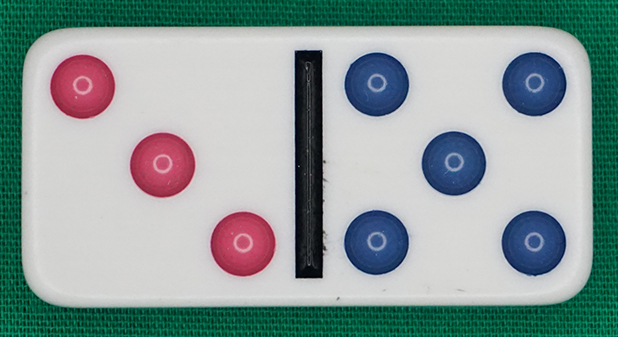
#> input picture xlh-cv-tutorial/2 Grundlagen der Bildverarbeitung/8 Übung Konturenselektion (Dominosteine)/TA1 Graustufenumwandlung/img/domino_1.jpg, 618 x 337 px
$ python solution_gray_scale.py
#> lines starting #> are read from the running program, lines starting #| are printed output that depends on the picture; after the words box and inside, x2 and y2 are one past the last pixel; in counts of white or black regions, pixels touching at a corner belong together
import cv2
import numpy as np

# definiere den Font und die Farbe
font = cv2.FONT_HERSHEY_SIMPLEX
WHITE = 255
RED = (0, 0, 255)

# lade Bild von der Datei in ein NumPy Array
image = cv2.imread('img/domino_1.jpg')[4:-4, 4:-4]
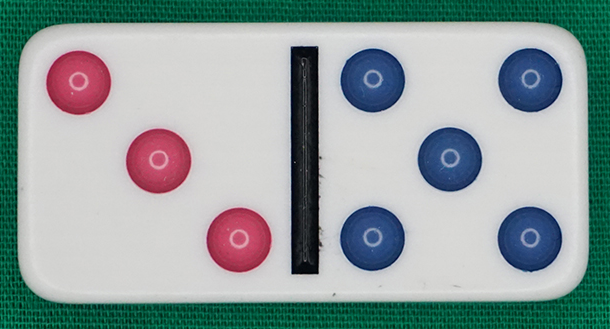
#> image: shape (329, 610, 3); mean B, G, R 157.3, 157.9, 143.6
gray = cv2.cvtColor(image, cv2.COLOR_BGR2GRAY)
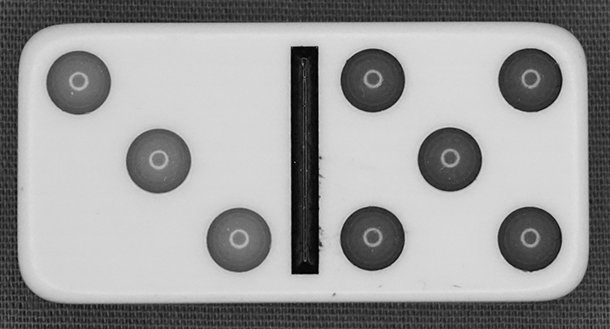
#> gray: shape (329, 610); min 0, max 226, mean 153.6

# Zusammenfassung der Ausganslage und der Bearbeitung
image = cv2.putText(image, 'Original', (25, 25), font, 0.8, RED, 2, cv2.LINE_AA)
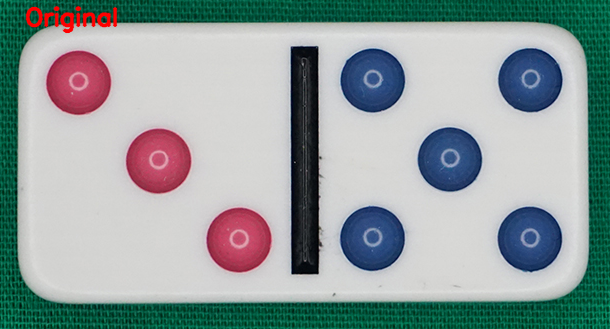
#> image: shape (329, 610, 3); 0.65% of pixels changed, all inside (x1, y1, x2, y2) = (25, 6, 118, 34)
gray = cv2.putText(gray, 'Graustufenbild', (25, 25), font, 0.8, WHITE, 2, cv2.LINE_AA)
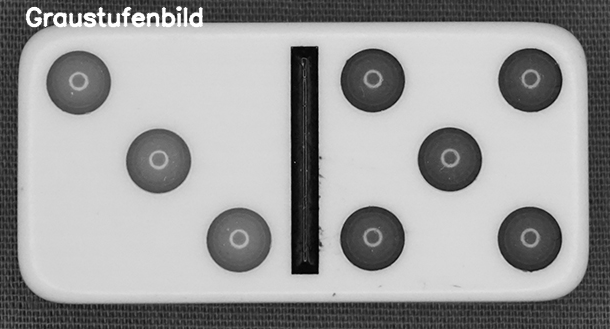
#> gray: shape (329, 610); 1.19% of pixels changed, all inside (x1, y1, x2, y2) = (25, 6, 204, 28)
result_1 = np.hstack([image])
result_2 = np.hstack([gray])

# schreibe das Bild in eine Datei
cv2.imwrite('img/gray_scale.png', result_2[0:-2, 0:-2])
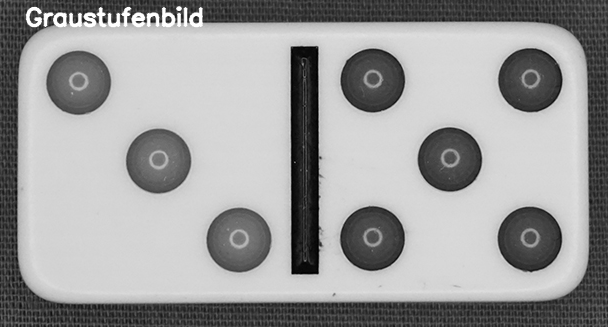
#> saved as gray_scale.png: shape (327, 608); min 0, max 255, mean 155.9

# Anzeige auf dem Bildschirm
cv2.imshow('Ausgabe_farbig', result_1)
cv2.moveWindow('Ausgabe_farbig', 100, 100)
cv2.imshow('Ausgabe_monochrom', result_2)
cv2.moveWindow('Ausgabe_monochrom', 100, 460)
cv2.waitKey(0)

$ run again, with xlh-cv-tutorial/2 Grundlagen der Bildverarbeitung/8 Übung Konturenselektion (Dominosteine)/TA1 Graustufenumwandlung/img/domino_2.jpg copied over xlh-cv-tutorial/2 Grundlagen der Bildverarbeitung/8 Übung Konturenselektion (Dominosteine)/TA1 Graustufenumwandlung/img/domino_1.jpg
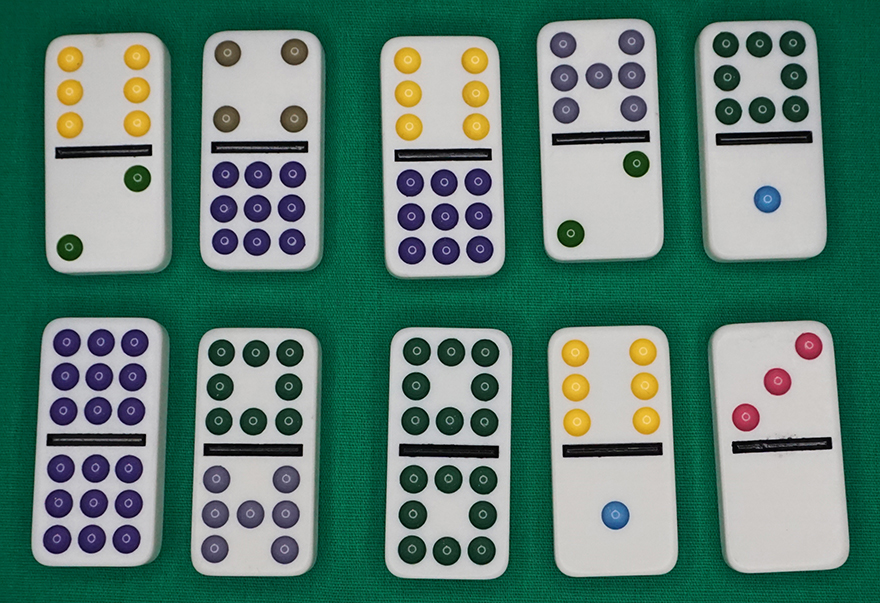
#> input picture xlh-cv-tutorial/2 Grundlagen der Bildverarbeitung/8 Übung Konturenselektion (Dominosteine)/TA1 Graustufenumwandlung/img/domino_2.jpg, 880 x 603 px
#> `image = cv2.putText(image, 'Original', (25, 25), font, 0.8, RED, 2, cv..`:
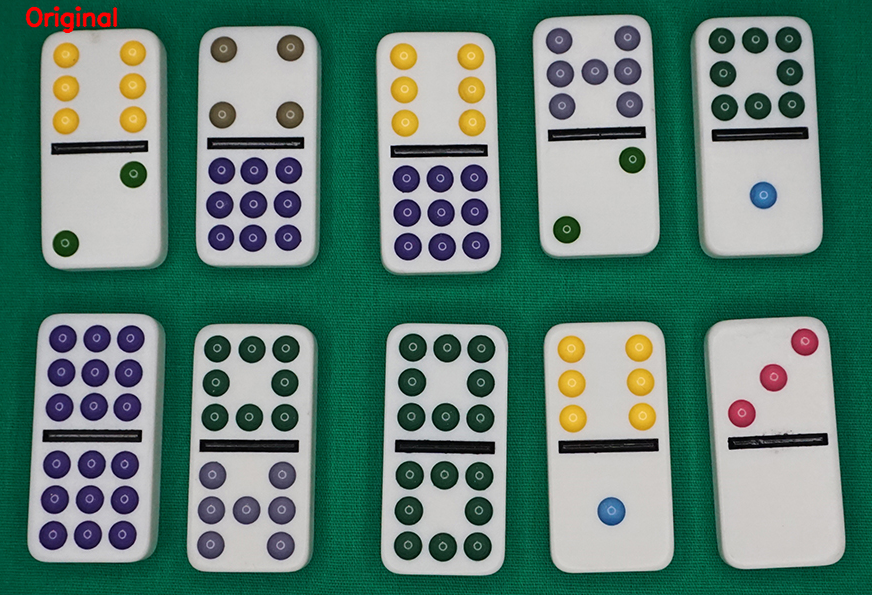
#> image: shape (595, 872, 3); mean B, G, R 115.4, 126.7, 94
#> `cv2.imwrite('img/gray_scale.png', result_2[0:-2, 0:-2])`:
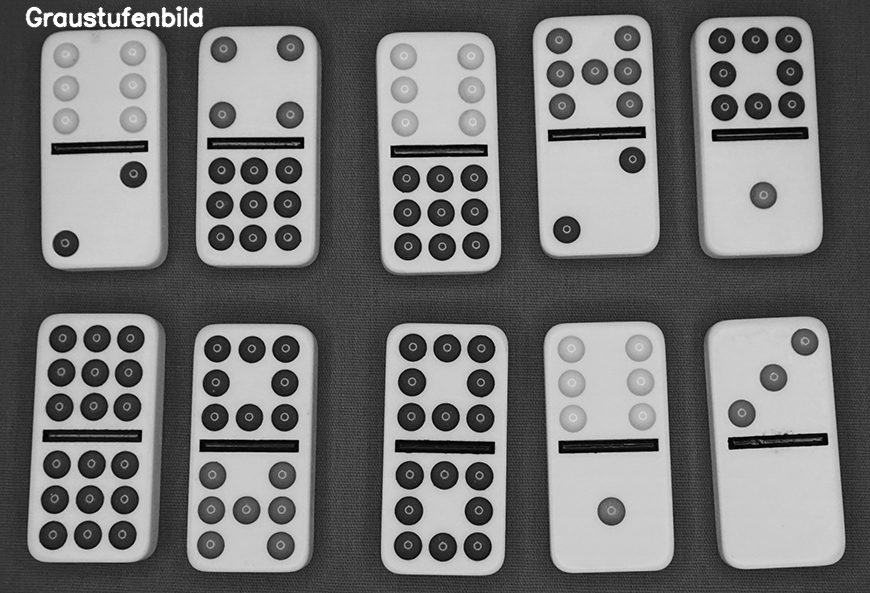
#> saved as gray_scale.png: shape (593, 870); min 0, max 255, mean 116.5

$ run again, with xlh-cv-tutorial/2 Grundlagen der Bildverarbeitung/8 Übung Konturenselektion (Dominosteine)/TA1 Graustufenumwandlung/img/domino_3.jpg copied over xlh-cv-tutorial/2 Grundlagen der Bildverarbeitung/8 Übung Konturenselektion (Dominosteine)/TA1 Graustufenumwandlung/img/domino_1.jpg
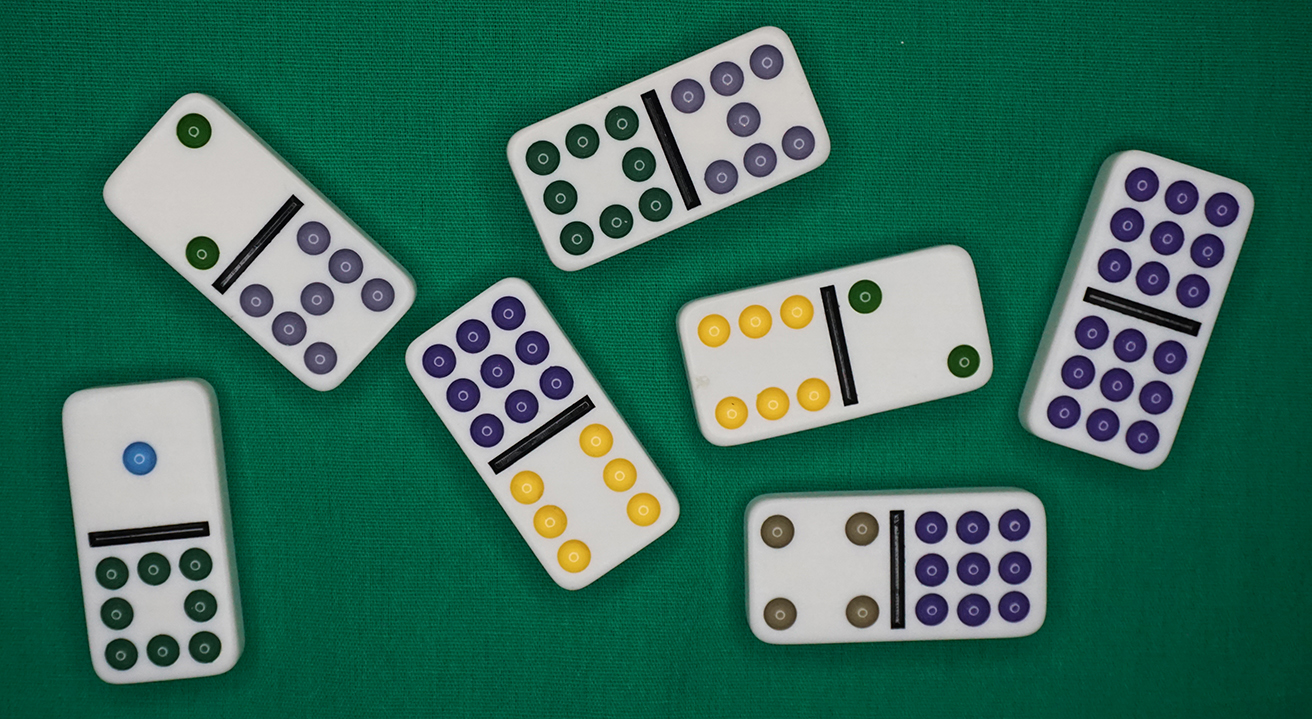
#> input picture xlh-cv-tutorial/2 Grundlagen der Bildverarbeitung/8 Übung Konturenselektion (Dominosteine)/TA1 Graustufenumwandlung/img/domino_3.jpg, 1312 x 719 px
#> `image = cv2.putText(image, 'Original', (25, 25), font, 0.8, RED, 2, cv..`:
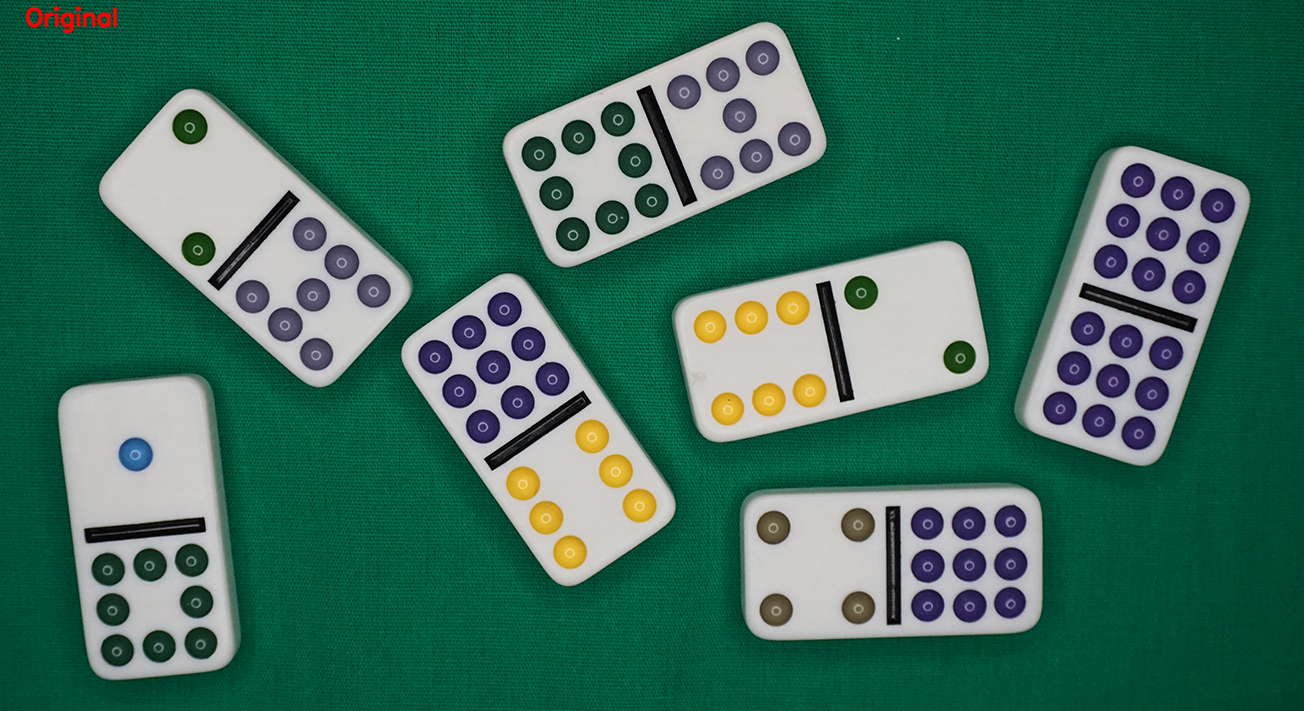
#> image: shape (711, 1304, 3); mean B, G, R 91.7, 108.6, 55.3
#> `cv2.imwrite('img/gray_scale.png', result_2[0:-2, 0:-2])`:
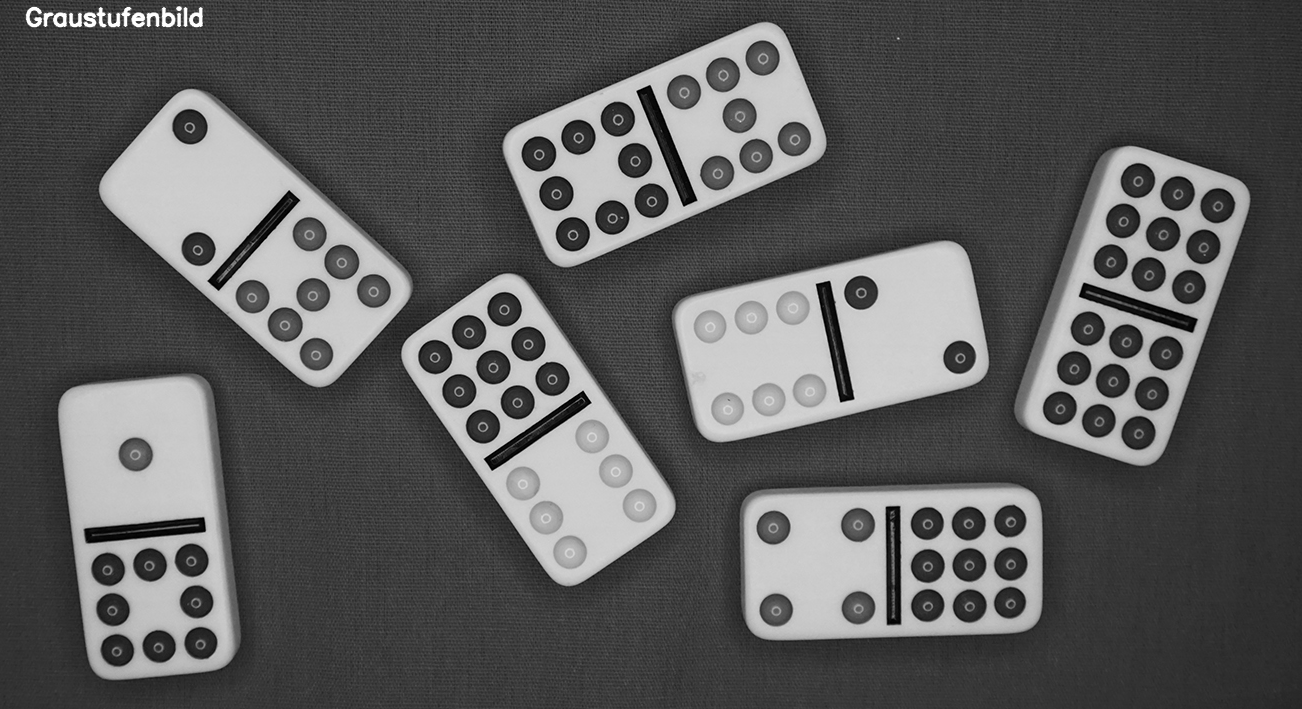
#> saved as gray_scale.png: shape (709, 1302); min 0, max 255, mean 91.2
